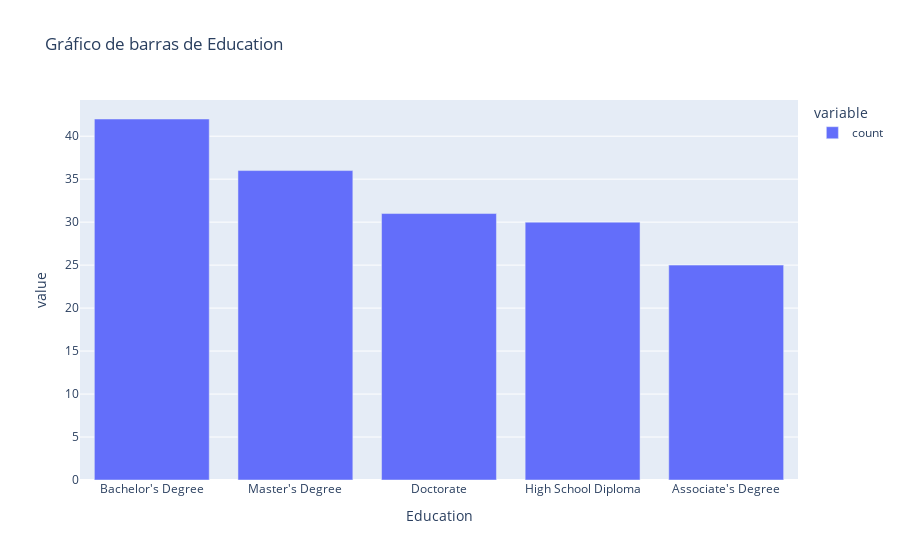

This figure's notebook cell:
### Markdown cell above
Valores dentro da normalidade, tendo como o valor de salario mais repetido o 85 mil com 8 pessoas.

### Code cell
# Gráfico de barras de Education
px.bar(df['Education'].value_counts(), title='Gráfico de barras de Education').show()

### Figure 1 — Plotly figure (JSON) as saved in the notebook; plotly's stock layout.template omitted (floating-point values rounded to 4 significant figures)
{"data": [{"alignmentgroup": "True", "hovertemplate": "variable=count<br>Education=%{x}<br>value=%{y}<extra></extra>", "legendgroup": "count", "marker": {"color": "#636efa", "pattern": {"shape": ""}}, "name": "count", "offsetgroup": "count", "orientation": "v", "showlegend": true, "textposition": "auto", "type": "bar", "x": ["Bachelor's Degree", "Master's Degree", "Doctorate", "High School Diploma", "Associate's Degree"], "xaxis": "x", "y": [42, 36, 31, 30, 25], "yaxis": "y"}], "layout": {"barmode": "relative", "legend": {"title": {"text": "variable"}, "tracegroupgap": 0}, "title": {"text": "Gráfico de barras de Education"}, "xaxis": {"anchor": "y", "domain": [0, 1], "title": {"text": "Education"}}, "yaxis": {"anchor": "x", "domain": [0, 1], "title": {"text": "value"}}}}
